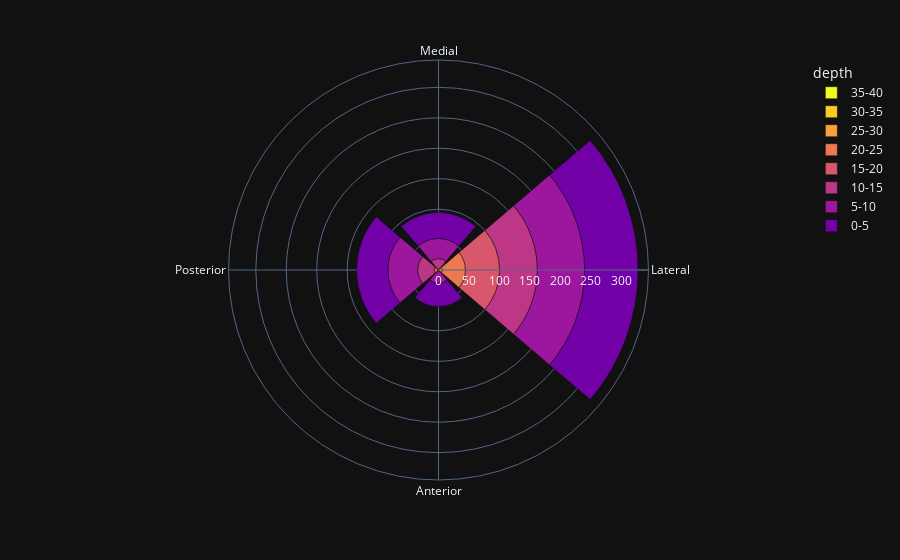

Here is the notebook cell this chart was saved with:
### Code cell
fig = px.bar_polar(df_graph, r="resorb", theta="quad",
                   color="depth", template="plotly_dark",
                   color_discrete_sequence= px.colors.sequential.Plasma_r)
fig.show()

### Figure 1 — Plotly figure (JSON) as saved in the notebook; plotly's stock layout.template omitted (floating-point values rounded to 4 significant figures)
{"data": [{"hovertemplate": "depth=35-40<br>resorb=%{r}<br>quad=%{theta}<extra></extra>", "legendgroup": "35-40", "marker": {"color": "#f0f921", "pattern": {"shape": ""}}, "name": "35-40", "r": [0, 0, 0, 0], "showlegend": true, "subplot": "polar", "theta": ["Medial", "Lateral", "Anterior", "Posterior"], "type": "barpolar"}, {"hovertemplate": "depth=30-35<br>resorb=%{r}<br>quad=%{theta}<extra></extra>", "legendgroup": "30-35", "marker": {"color": "#fdca26", "pattern": {"shape": ""}}, "name": "30-35", "r": [0, 0, 0, 0], "showlegend": true, "subplot": "polar", "theta": ["Posterior", "Anterior", "Medial", "Lateral"], "type": "barpolar"}, {"hovertemplate": "depth=25-30<br>resorb=%{r}<br>quad=%{theta}<extra></extra>", "legendgroup": "25-30", "marker": {"color": "#fb9f3a", "pattern": {"shape": ""}}, "name": "25-30", "r": [0, 0, 6.457, 0], "showlegend": true, "subplot": "polar", "theta": ["Posterior", "Medial", "Lateral", "Anterior"], "type": "barpolar"}, {"hovertemplate": "depth=20-25<br>resorb=%{r}<br>quad=%{theta}<extra></extra>", "legendgroup": "20-25", "marker": {"color": "#ed7953", "pattern": {"shape": ""}}, "name": "20-25", "r": [0.06841, 0, 37.89, 0.0172], "showlegend": true, "subplot": "polar", "theta": ["Posterior", "Medial", "Lateral", "Anterior"], "type": "barpolar"}, {"hovertemplate": "depth=15-20<br>resorb=%{r}<br>quad=%{theta}<extra></extra>", "legendgroup": "15-20", "marker": {"color": "#d8576b", "pattern": {"shape": ""}}, "name": "15-20", "r": [7.354, 0.6238, 56.04, 2.9], "showlegend": true, "subplot": "polar", "theta": ["Posterior", "Anterior", "Lateral", "Medial"], "type": "barpolar"}, {"hovertemplate": "depth=10-15<br>resorb=%{r}<br>quad=%{theta}<extra></extra>", "legendgroup": "10-15", "marker": {"color": "#bd3786", "pattern": {"shape": ""}}, "name": "10-15", "r": [26.85, 2.11, 61.92, 15.79], "showlegend": true, "subplot": "polar", "theta": ["Posterior", "Anterior", "Lateral", "Medial"], "type": "barpolar"}, {"hovertemplate": "depth=5-10<br>resorb=%{r}<br>quad=%{theta}<extra></extra>", "legendgroup": "5-10", "marker": {"color": "#9c179e", "pattern": {"shape": ""}}, "name": "5-10", "r": [48.81, 77.67, 33.09, 19.1], "showlegend": true, "subplot": "polar", "theta": ["Posterior", "Lateral", "Medial", "Anterior"], "type": "barpolar"}, {"hovertemplate": "depth=0-5<br>resorb=%{r}<br>quad=%{theta}<extra></extra>", "legendgroup": "0-5", "marker": {"color": "#7201a8", "pattern": {"shape": ""}}, "name": "0-5", "r": [51.35, 37.98, 87.67, 42.47], "showlegend": true, "subplot": "polar", "theta": ["Posterior", "Anterior", "Lateral", "Medial"], "type": "barpolar"}], "layout": {"barmode": "relative", "legend": {"title": {"text": "depth"}, "tracegroupgap": 0}, "margin": {"t": 60}, "polar": {"angularaxis": {"direction": "clockwise", "rotation": 90}, "domain": {"x": [0, 1], "y": [0, 1]}}}}
